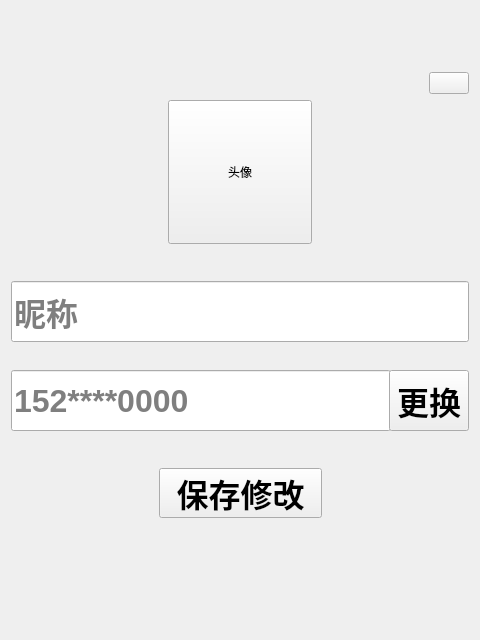
<?xml version="1.0" encoding="UTF-8"?>
<ui version="4.0">
 <class>PersonalCenterWidget</class>
 <widget class="QWidget" name="PersonalCenterWidget">
  <property name="geometry">
   <rect>
    <x>0</x>
    <y>0</y>
    <width>480</width>
    <height>640</height>
   </rect>
  </property>
  <property name="minimumSize">
   <size>
    <width>480</width>
    <height>640</height>
   </size>
  </property>
  <property name="maximumSize">
   <size>
    <width>480</width>
    <height>640</height>
   </size>
  </property>
  <property name="windowTitle">
   <string>PersonalCenterWidget</string>
  </property>
  <layout class="QGridLayout" name="gridLayout">
   <item row="0" column="0">
    <layout class="QVBoxLayout" name="verticalLayout_5" stretch="1,9">
     <property name="bottomMargin">
      <number>50</number>
     </property>
     <item>
      <layout class="QHBoxLayout" name="horizontalLayout_3" stretch="0,0">
       <item>
        <spacer name="horizontalSpacer_3">
         <property name="orientation">
          <enum>Qt::Horizontal</enum>
         </property>
         <property name="sizeHint" stdset="0">
          <size>
           <width>40</width>
           <height>20</height>
          </size>
         </property>
        </spacer>
       </item>
       <item>
        <widget class="QPushButton" name="closeBtn">
         <property name="text">
          <string/>
         </property>
        </widget>
       </item>
      </layout>
     </item>
     <item>
      <layout class="QVBoxLayout" name="verticalLayout_4">
       <property name="spacing">
        <number>37</number>
       </property>
       <item>
        <layout class="QHBoxLayout" name="horizontalLayout_2">
         <item>
          <spacer name="horizontalSpacer">
           <property name="orientation">
            <enum>Qt::Horizontal</enum>
           </property>
           <property name="sizeHint" stdset="0">
            <size>
             <width>40</width>
             <height>20</height>
            </size>
           </property>
          </spacer>
         </item>
         <item>
          <widget class="QPushButton" name="changeHeadPicBtn">
           <property name="minimumSize">
            <size>
             <width>144</width>
             <height>144</height>
            </size>
           </property>
           <property name="maximumSize">
            <size>
             <width>144</width>
             <height>144</height>
            </size>
           </property>
           <property name="text">
            <string>头像</string>
           </property>
          </widget>
         </item>
         <item>
          <spacer name="horizontalSpacer_2">
           <property name="orientation">
            <enum>Qt::Horizontal</enum>
           </property>
           <property name="sizeHint" stdset="0">
            <size>
             <width>40</width>
             <height>20</height>
            </size>
           </property>
          </spacer>
         </item>
        </layout>
       </item>
       <item>
        <layout class="QVBoxLayout" name="verticalLayout_3">
         <property name="spacing">
          <number>37</number>
         </property>
         <item>
          <layout class="QVBoxLayout" name="verticalLayout">
           <property name="spacing">
            <number>28</number>
           </property>
           <item>
            <widget class="QLineEdit" name="userNameEdt">
             <property name="minimumSize">
              <size>
               <width>0</width>
               <height>61</height>
              </size>
             </property>
             <property name="maximumSize">
              <size>
               <width>16661</width>
               <height>61</height>
              </size>
             </property>
             <property name="font">
              <font>
               <family>Arial</family>
               <pointsize>24</pointsize>
               <weight>75</weight>
               <bold>true</bold>
              </font>
             </property>
             <property name="placeholderText">
              <string>昵称</string>
             </property>
            </widget>
           </item>
           <item>
            <layout class="QHBoxLayout" name="horizontalLayout">
             <property name="spacing">
              <number>0</number>
             </property>
             <property name="sizeConstraint">
              <enum>QLayout::SetDefaultConstraint</enum>
             </property>
             <item>
              <widget class="QLineEdit" name="phoneEdt">
               <property name="sizePolicy">
                <sizepolicy hsizetype="Minimum" vsizetype="Minimum">
                 <horstretch>0</horstretch>
                 <verstretch>0</verstretch>
                </sizepolicy>
               </property>
               <property name="minimumSize">
                <size>
                 <width>380</width>
                 <height>61</height>
                </size>
               </property>
               <property name="maximumSize">
                <size>
                 <width>380</width>
                 <height>61</height>
                </size>
               </property>
               <property name="font">
                <font>
                 <family>Arial</family>
                 <pointsize>24</pointsize>
                 <weight>75</weight>
                 <bold>true</bold>
                </font>
               </property>
               <property name="placeholderText">
                <string>152****0000</string>
               </property>
              </widget>
             </item>
             <item>
              <widget class="QPushButton" name="changePhoneBtn">
               <property name="sizePolicy">
                <sizepolicy hsizetype="Minimum" vsizetype="Minimum">
                 <horstretch>0</horstretch>
                 <verstretch>0</verstretch>
                </sizepolicy>
               </property>
               <property name="minimumSize">
                <size>
                 <width>0</width>
                 <height>61</height>
                </size>
               </property>
               <property name="maximumSize">
                <size>
                 <width>16777215</width>
                 <height>61</height>
                </size>
               </property>
               <property name="font">
                <font>
                 <family>Arial</family>
                 <pointsize>24</pointsize>
                 <weight>75</weight>
                 <bold>true</bold>
                </font>
               </property>
               <property name="text">
                <string>更换</string>
               </property>
              </widget>
             </item>
            </layout>
           </item>
          </layout>
         </item>
         <item>
          <layout class="QVBoxLayout" name="verticalLayout_2">
           <property name="spacing">
            <number>15</number>
           </property>
           <item>
            <layout class="QHBoxLayout" name="horizontalLayout_4">
             <item>
              <spacer name="horizontalSpacer_4">
               <property name="orientation">
                <enum>Qt::Horizontal</enum>
               </property>
               <property name="sizeHint" stdset="0">
                <size>
                 <width>40</width>
                 <height>20</height>
                </size>
               </property>
              </spacer>
             </item>
             <item>
              <widget class="QPushButton" name="saveChangeBtn">
               <property name="minimumSize">
                <size>
                 <width>163</width>
                 <height>50</height>
                </size>
               </property>
               <property name="maximumSize">
                <size>
                 <width>163</width>
                 <height>50</height>
                </size>
               </property>
               <property name="font">
                <font>
                 <family>Arial</family>
                 <pointsize>24</pointsize>
                 <weight>75</weight>
                 <bold>true</bold>
                </font>
               </property>
               <property name="text">
                <string>保存修改</string>
               </property>
              </widget>
             </item>
             <item>
              <spacer name="horizontalSpacer_5">
               <property name="orientation">
                <enum>Qt::Horizontal</enum>
               </property>
               <property name="sizeHint" stdset="0">
                <size>
                 <width>40</width>
                 <height>20</height>
                </size>
               </property>
              </spacer>
             </item>
            </layout>
           </item>
          </layout>
         </item>
        </layout>
       </item>
      </layout>
     </item>
    </layout>
   </item>
  </layout>
 </widget>
 <layoutdefault spacing="6" margin="11"/>
 <resources/>
 <connections/>
</ui>
